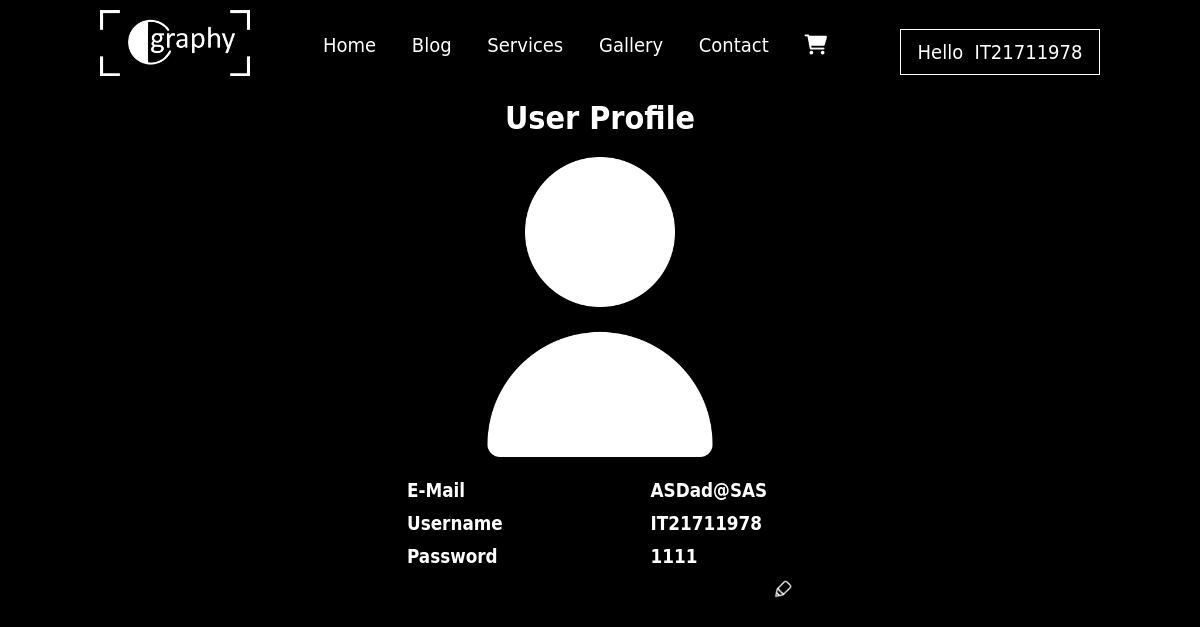
The page /Profile.php (signed in) on the database its author committed.
### tables this page shows
CREATE TABLE IF NOT EXISTS `user` (
  `UserID` int(10) NOT NULL AUTO_INCREMENT,
  `Name` varchar(30) NOT NULL,
  `Email` varchar(50) NOT NULL,
  `Password` varchar(20) NOT NULL,
  `PPic` varchar(1000) NOT NULL,
  `Post` varchar(30) NOT NULL DEFAULT 'user',
  PRIMARY KEY (`UserID`)
);

### HTML/Profile.php (the view, shortened to what this page needs)
<?php session_start();
if(!isset($_SESSION["txtemail"]))
{
	header("location:Login.php");
    $bar=include_once 'navBar.php';
}
else
{
	$bar=include_once 'navBarlogged.php';
}
?>
<!DOCTYPE html>
<html lang="en">
<head>
    <link rel="stylesheet" href="../CSS/profile.css">
</head>
<body>
    <div class="title">
        <h1 class="profile_head">User Profile</h1>
    </div>
    <div class="content">
        <?php
        include_once '../PHP/DB_Connect.php';
        $sql = "SELECT * FROM `user` WHERE `Email`='".$_SESSION['txtemail']."'";
        $result = mysqli_query($con, $sql);
        if (mysqli_num_rows($result) > 0) {
            while ($row = mysqli_fetch_assoc($result)) {
        ?>
        <div class="pro_pic">
            <div><img src="<?php echo "".$row['PPic']."" ?>" alt="" width="300px" height="300px"></div>
        </div>
        <div class="info">
            <div class="inner">
                <table>
                    <tr>
                        <td></td>
                        <td ></td>
                    </tr>
                    <tr>
                        <td style="padding-right:100px ;">
                            <h3>E-Mail</h3>
                        </td>
                        <td>
                            <h3 name="mail"><?php echo "".$row['Email']."" ?></h3>
                        </td>
                    </tr>
                    <tr>
                        <td style="padding-right:100px ;">
                            <h3>Username</h3>
                        </td>
                        <td>
                            <h3 name="user"><?php echo "".$row['Name']."" ?></h3>
                        </td>
                    </tr>
                    <tr>
                        <td style="padding-right:100px ;">
                            <h3>Password</h3>
                        </td>
                        <td>
                            <h3 name="pass"><?php echo "".$row['Password']."" ?></h3>
                        </td>
                    </tr>
                    <tr>
                        <td>
                        </td>
                        <td style="text-align: right;">
                           <a href="EditProfile .php"><img src="../Images/pencil.png" alt="" width="20px" class="pencil"></a>
                        </td>
                    </tr>
                </table>
            </div>
        </div>
        <?php      }
        }  ?>
    </div>
</body>
</html>

### HTML/navBarlogged.php (shortened to what this page needs)
<!DOCTYPE html>
<html lang="en">
<head>
    <link rel="stylesheet" type="text/css" href="../CSS/nav_&_Footer_php.css" />
    <link rel="stylesheet" type="text/css" href="https://cdnjs.cloudflare.com/ajax/libs/font-awesome/6.0.0/css/all.min.css">
</head>
<body>
    <div class="navbar">
        <img src="../Images/LOGO.png" class="logo">
    	<div class="navLinks" id="navLinks">
			<div class="">
				<ul>
					<li><a href="../User/UserHome.php">Home</a></li>
					<li><a href="Blog.php">Blog</a></li>
					<li><a href="../User/UserHome.php">Services</a></li>
					<li><a href="galleryNew.php">Gallery</a></li>
					<li><a href="contact.php">Contact</a></li>
                    <li><a href="../User/cart.php"><i class="fa fa-shopping-cart" aria-hidden="true"></i></a></li>
				</ul>
			</div>
		</div>
        <div class="dropdown" style="float:right;">
            <button class="dropbtn">Hello&nbsp; <?php
                                                $con = mysqli_connect("localhost", "root", "", "cngraphy");
                                                $sql = "SELECT `Name` FROM `user` WHERE `Email`='" . $_SESSION['txtemail'] . "'";
                                                $result = mysqli_query($con, $sql);
                                                if (mysqli_num_rows($result) > 0) {
                                                    $row = mysqli_fetch_assoc($result);
                                                    echo "" . $row["Name"] . "";
                                                } ?></button>
        </div>
    </div>
</body>
</html>

### CSS/nav_&_Footer_php.css (style rules this page uses)
body { background-color: rgb(0, 0, 0); }
* { box-sizing: border-box; margin: 0; padding: 0; font-family: "Gill Sans", "Gill Sans MT", "Myriad Pro", "DejaVu Sans Condensed", Helvetica, Arial, "sans-serif"; }
.navbar { width: 100%; margin: auto; padding: 10px 100px; display: flex; align-items: center; justify-content: space-between; font-family: "josefin-sans"; font-size: 20px; position: absolute; }
.logo { width: 150px; cursor:pointer; }
.navbar ul li { list-style: none; display: inline-block; margin: 0 15px; position: relative; }
.navbar ul li a { text-decoration: none; color: #FFFFFF; }
.navbar ul li::after { content: ''; height: 3px; width: 0%; background:#ffffff; position: absolute; left:0; bottom: -10px; transition: 0.3s; }
.dropbtn { background-color: transparent; border: 1px solid white; color: white; padding: 10px; font-size: 10px; font-size: 20px; width: 200px; cursor: pointer; transition: 0.5s; }
.dropdown { margin-top: 15px; position: relative; display: inline-block; transition: 0.5s; }
ul { list-style: none; }

### CSS/profile.css (style rules this page uses)
.title { padding-top: 60px; color: white; }
.content { padding-top: 20px; }
.profile_head { padding-top: 20px; text-align: center; }
.pro_pic { justify-content: center; display: flex; text-align: center; }
table { color: white; padding-bottom: 30px; }
table tr td { padding: 5px; }
.info { justify-content: center; display: flex; }
.info .inner table { width: 400px; }
.info .inner table a { text-decoration: none; color: rgb(45, 59, 255); }

### rows shown on the page
user: Name "IT21711978", PPic (placeholder picture), Email "ASDad@SAS", Password "1111"
